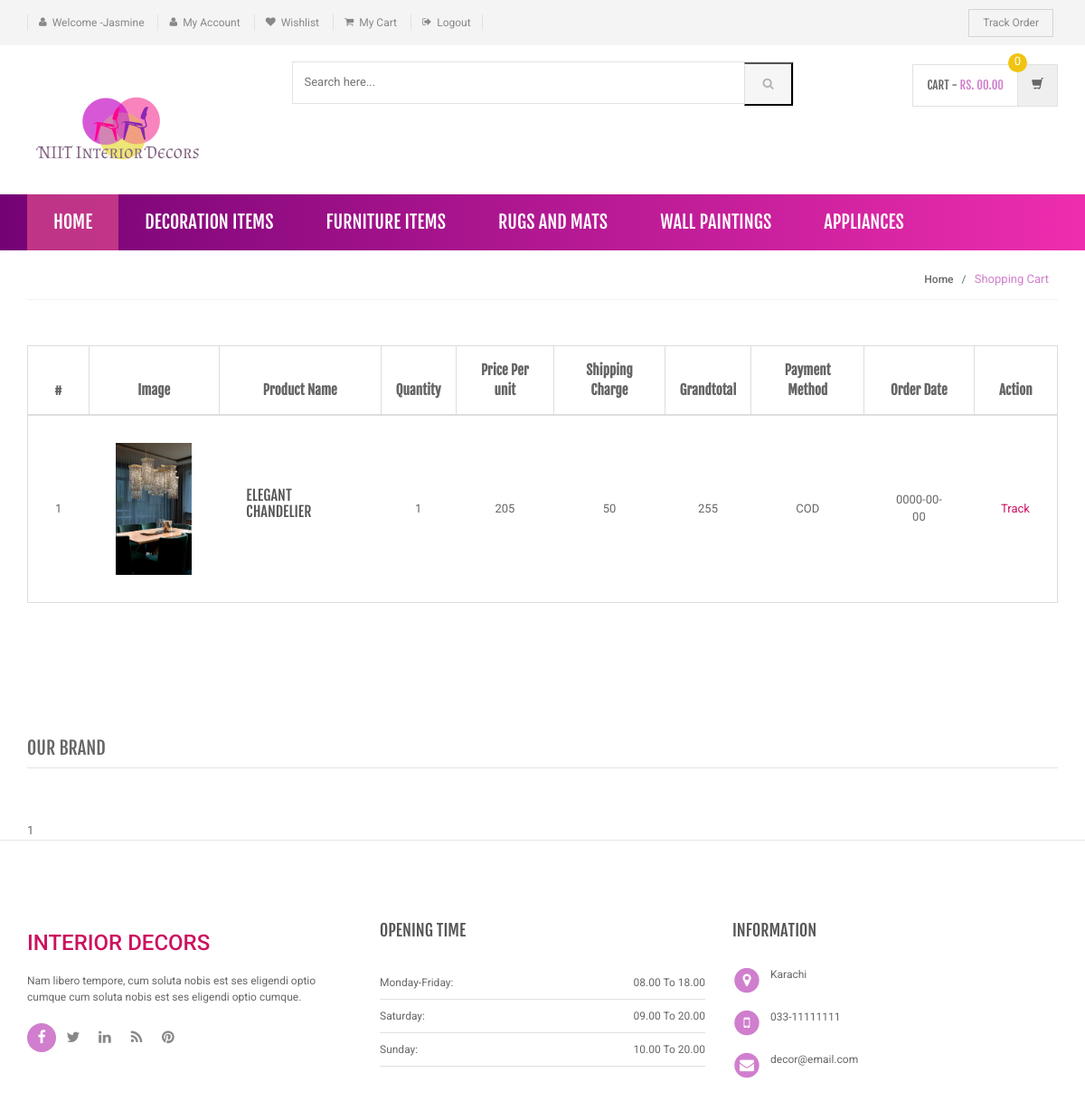
Page /order-history.php (signed in) on the committed database.
### tables this page shows
CREATE TABLE `category` (
  `id` int(11) NOT NULL,
  `categoryName` varchar(255) DEFAULT NULL,
  `categoryDescription` longtext,
  `creationDate` timestamp NOT NULL DEFAULT CURRENT_TIMESTAMP,
  `updationDate` varchar(255) DEFAULT NULL
);

CREATE TABLE `orders` (
  `id` int(11) NOT NULL,
  `userId` int(11) DEFAULT NULL,
  `productId` int(11) DEFAULT NULL,
  `quantity` int(11) DEFAULT NULL,
  `orderDate` date NOT NULL,
  `paymentMethod` varchar(50) DEFAULT NULL,
  `orderStatus` varchar(55) DEFAULT NULL
);

CREATE TABLE `products` (
  `id` int(11) NOT NULL,
  `category` int(11) DEFAULT NULL,
  `subCategory` int(11) DEFAULT NULL,
  `productName` varchar(255) DEFAULT NULL,
  `productCompany` varchar(255) DEFAULT NULL,
  `productPrice` int(11) DEFAULT NULL,
  `productPriceBeforeDiscount` int(11) DEFAULT NULL,
  `productDescription` longtext,
  `productImage1` varchar(255) DEFAULT NULL,
  `productImage2` varchar(255) DEFAULT NULL,
  `productImage3` varchar(255) DEFAULT NULL,
  `shippingCharge` int(11) DEFAULT NULL,
  `productAvailability` varchar(255) DEFAULT NULL,
  `postingDate` timestamp NULL DEFAULT CURRENT_TIMESTAMP,
  `updationDate` varchar(255) DEFAULT NULL
);

### order-history.php (the view, shortened to what this page needs)
<?php
include('includes/config.php');
if(strlen($_SESSION['login'])==0)
    {
header('location:login.php');
}
else{
?>
<!DOCTYPE html>
<html lang="en">
	<head>
	    <link rel="stylesheet" href="assets/css/bootstrap.min.css">
	    <link rel="stylesheet" href="assets/css/main.css">
	    <link rel="stylesheet" href="assets/css/green.css">
	    <link rel="stylesheet" href="assets/css/owl.carousel.css">
		<link rel="stylesheet" href="assets/css/owl.transitions.css">
		<link href="assets/css/lightbox.css" rel="stylesheet">
		<link rel="stylesheet" href="assets/css/animate.min.css">
		<link rel="stylesheet" href="assets/css/rateit.css">
		<link rel="stylesheet" href="assets/css/bootstrap-select.min.css">
		<link rel="stylesheet" href="assets/css/config.css">
		<link href="assets/css/green.css" rel="alternate stylesheet" title="Green color">
		<link href="assets/css/blue.css" rel="alternate stylesheet" title="Blue color">
		<link href="assets/css/red.css" rel="alternate stylesheet" title="Red color">
		<link href="assets/css/orange.css" rel="alternate stylesheet" title="Orange color">
		<link href="assets/css/dark-green.css" rel="alternate stylesheet" title="Darkgreen color">
		<link rel="stylesheet" href="assets/css/font-awesome.min.css">
	</head>
    <body class="cnt-home">
<header class="header-style-1">
<?php include('includes/top-header.php');?>
<?php include('includes/main-header.php');?>
<?php include('includes/menu-bar.php');?>
</header>
<div class="breadcrumb">
	<div class="container">
		<div class="breadcrumb-inner">
			<ul class="list-inline list-unstyled">
				<li><a href="#">Home</a></li>
				<li class='active'>Shopping Cart</li>
			</ul>
		</div>
	</div>
</div>
<div class="body-content outer-top-xs">
	<div class="container">
		<div class="row inner-bottom-sm">
			<div class="shopping-cart">
				<div class="col-md-12 col-sm-12 shopping-cart-table ">
	<div class="table-responsive">
<form name="cart" method="post">
		<table class="table table-bordered">
			<thead>
				<tr>
					<th class="cart-romove item">#</th>
					<th class="cart-description item">Image</th>
					<th class="cart-product-name item">Product Name</th>
					<th class="cart-qty item">Quantity</th>
					<th class="cart-sub-total item">Price Per unit</th>
					<th class="cart-sub-total item">Shipping Charge</th>
					<th class="cart-total item">Grandtotal</th>
					<th class="cart-total item">Payment Method</th>
					<th class="cart-description item">Order Date</th>
					<th class="cart-total last-item">Action</th>
				</tr>
			</thead>
			<tbody>
<?php $query=mysqli_query($con,"select products.productImage1 as pimg1,products.productName as pname,products.id as proid,orders.productId as opid,orders.quantity as qty,products.productPrice as pprice,products.shippingCharge as shippingcharge,orders.paymentMethod as paym,orders.orderDate as odate,orders.id as orderid from orders join products on orders.productId=products.id where orders.userId='".$_SESSION['id']."' and orders.paymentMethod is not null");
$cnt=1;
while($row=mysqli_fetch_array($query))
{
?>
				<tr>
					<td><?php echo $cnt;?></td>
					<td class="cart-image">
						<a class="entry-thumbnail" href="detail.html">
						    <img src="admin/productimages/<?php echo $row['proid'];?>/<?php echo $row['pimg1'];?>" alt="" width="84" height="146">
						</a>
					</td>
					<td class="cart-product-name-info">
						<h4 class='cart-product-description'><a href="product-details.php?pid=<?php echo $row['opid'];?>">
						<?php echo $row['pname'];?></a></h4>
					</td>
					<td class="cart-product-quantity">
						<?php echo $qty=$row['qty']; ?>
		            </td>
					<td class="cart-product-sub-total"><?php echo $price=$row['pprice']; ?>  </td>
					<td class="cart-product-sub-total"><?php echo $shippcharge=$row['shippingcharge']; ?>  </td>
					<td class="cart-product-grand-total"><?php echo (($qty*$price)+$shippcharge);?></td>
					<td class="cart-product-sub-total"><?php echo $row['paym']; ?>  </td>
					<td class="cart-product-sub-total"><?php echo $row['odate']; ?>  </td>
					<td>
 <a href="javascript:void(0);" onClick="popUpWindow('track-order.php?oid=<?php echo htmlentities($row['orderid']);?>');" title="Track order">
					Track</td>
				</tr>
<?php $cnt=$cnt+1;} ?>
			</tbody>
		</table>
	</div>
</div>
		</div>
		</div>
<?php echo include('includes/brands-slider.php');?>
	</div>
</div>
<?php include('includes/footer.php');?>
</body>
</html>
<?php } ?>

### includes/menu-bar.php (shortened to what this page needs)
<div class="header-nav animate-dropdown main-new" >
    <div class="container">
        <div class="yamm navbar navbar-default" role="navigation" >
            <div class="nav-bg-class" >
                <div class="navbar-collapse collapse" id="mc-horizontal-menu-collapse">
	<div class="nav-outer">
		<ul class="nav navbar-nav" >
			<li class="active dropdown yamm-fw">
				<a href="index.php" data-hover="dropdown" class="dropdown-toggle main-item">Home</a>
			</li>
              <?php $sql=mysqli_query($con,"select id,categoryName from category limit 6;");
while($row=mysqli_fetch_array($sql))
{
    ?>
			<li class="dropdown yamm">
				<a href="category.php?cid=<?php echo $row['id'];?>"> <?php echo $row['categoryName'];?></a>
			</li>
			<?php } ?>
		</ul>
		<div class="clearfix"></div>
	</div>
</div>
            </div>
        </div>
    </div>
</div>

### assets/css/green.css (style rules this page uses)
a { color:#cc125f; }
.header-style-1 .header-nav { background-image: linear-gradient(-90deg,#ee2dae, #750275) !important; }
.cnt-home .header-style-1 .header-nav .navbar .navbar-nav > li.active { background: #d4438cc4; }
.breadcrumb ul li.active { color: #d07ecd; }

### assets/css/lightbox.css (style rules this page uses)
body:after { content: url(../images/close.png) url(../images/loading.gif) url(../images/prev.png) url(../images/next.png); display: none; }

### assets/css/blue.css (style rules this page uses)
a { color: #3498db; }
.header-style-1 .header-nav { background: #3498db; }
.cnt-home .header-style-1 .header-nav .navbar .navbar-nav > li.active { background: #1d6ca1; }
.breadcrumb ul li.active { color: #1d6ca1; }

### assets/css/red.css (style rules this page uses)
a { color: #ff6c6c; }
.header-style-1 .header-nav { background: #ff6c6c; }
.cnt-home .header-style-1 .header-nav .navbar .navbar-nav > li.active { background: #ff1a1a; }
.breadcrumb ul li.active { color: #ff1a1a; }

### assets/css/orange.css (style rules this page uses)
a { color: #f39c12; }
.header-style-1 .header-nav { background: #f39c12; }
.cnt-home .header-style-1 .header-nav .navbar .navbar-nav > li.active { background: #ab6c09; }
.breadcrumb ul li.active { color: #ab6c09; }

### assets/css/dark-green.css (style rules this page uses)
a { color: #12cca7; }
.header-style-1 .header-nav { background: #12cca7; }
.cnt-home .header-style-1 .header-nav .navbar .navbar-nav > li.active { background: #0b816a; }
.breadcrumb ul li.active { color: #0b816a; }

### rows in the picture
category: categoryName "DECORATION ITEMS"
category: categoryName "FURNITURE ITEMS"
category: categoryName "RUGS AND MATS"
category: categoryName "WALL PAINTINGS"
category: categoryName "APPLIANCES"
orders: productId.productImage1 (picture), productId.productName "ELEGANT CHANDELIER", quantity "1", productId.productPrice "205", productId.shippingCharge "50", ($qty*$price)+$shippcharge "255", paymentMethod "COD", orderDate "0000-00-00"

### other values in the picture
$_SESSION['username'] "Jasmine"
include('includes/brands-slider.php') "1"
